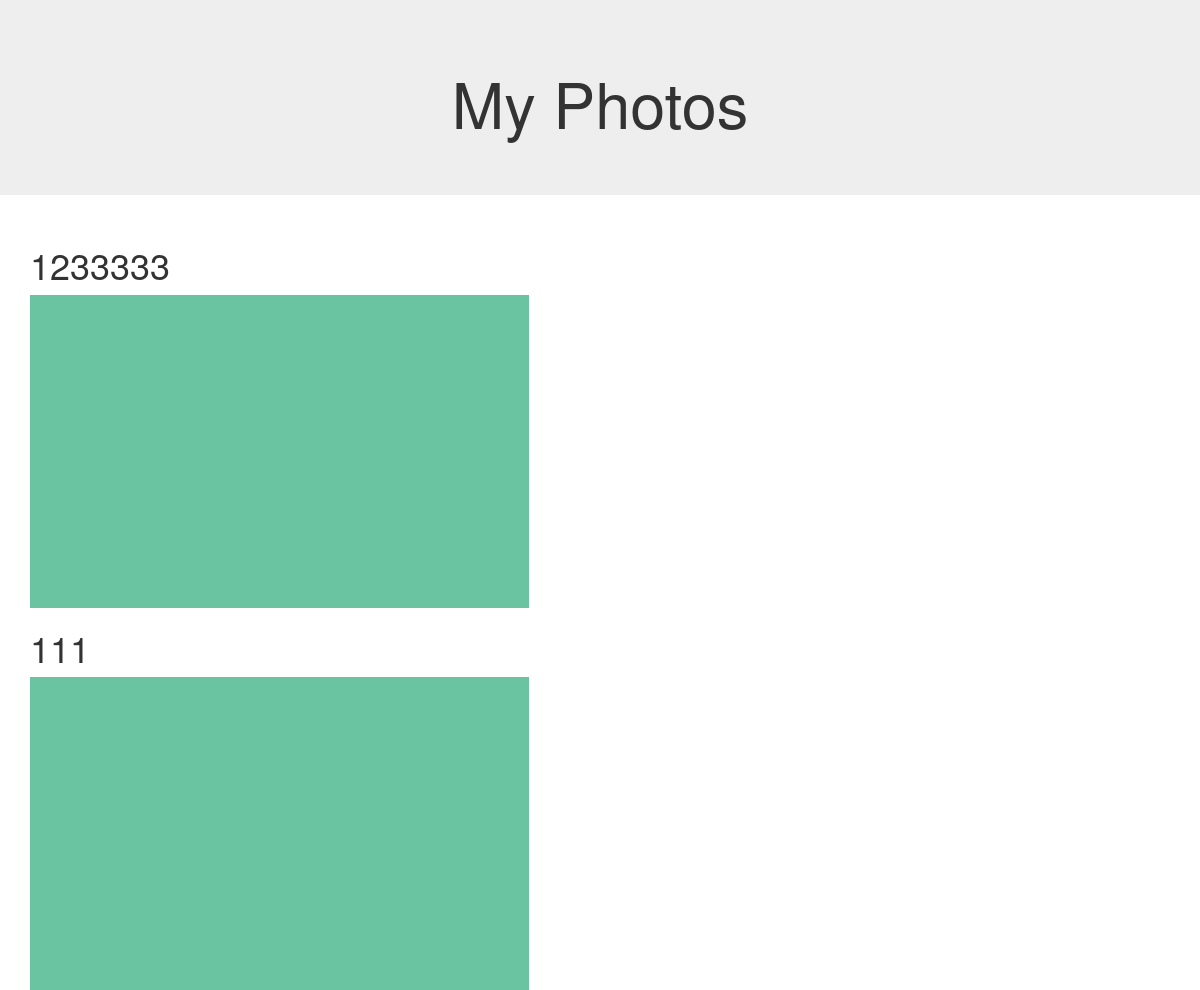
The app's page /photo/ with its own data.
### myalbumappr/models.py (models this page shows, shortened)
class Photo(models.Model):
	title = models.CharField(max_length=200)
	width = models.IntegerField(default=0)
	height = models.IntegerField(default=0)
	image = models.ImageField(null=False, blank=False, width_field="width", height_field="height")
	timestamp = models.DateTimeField(auto_now_add=True, auto_now=False)
	class Meta:
		ordering = ["-timestamp"]

### myalbumappr/views.py (the view)
def photo_list(request):
	queryset = Photo.objects.all()
	context = {
		"photos": queryset,
	}
	return render(request, "photo.html", context)

### myalbumappr/templates/photo.html (shortened to what this page needs)
<!DOCTYPE html>
<html lang="en">
<head>
  <link rel="stylesheet" href="https://maxcdn.bootstrapcdn.com/bootstrap/3.3.7/css/bootstrap.min.css">
</head>
<body>
<div class="jumbotron text-center">
  <h1>My Photos</h1>
</div>
<div class="container">
{% for photo in photos %}
{% if photo.image %}
<h1>{{ photo.title }}</h1>
<img src='{{ photo.image.url }}' class="img-responsive" />
{% endif %}
{% endfor %}
</div>
</body>
</html>

### records on screen
Photo: title "1233333", image (picture)
Photo: title "111", image (picture)
